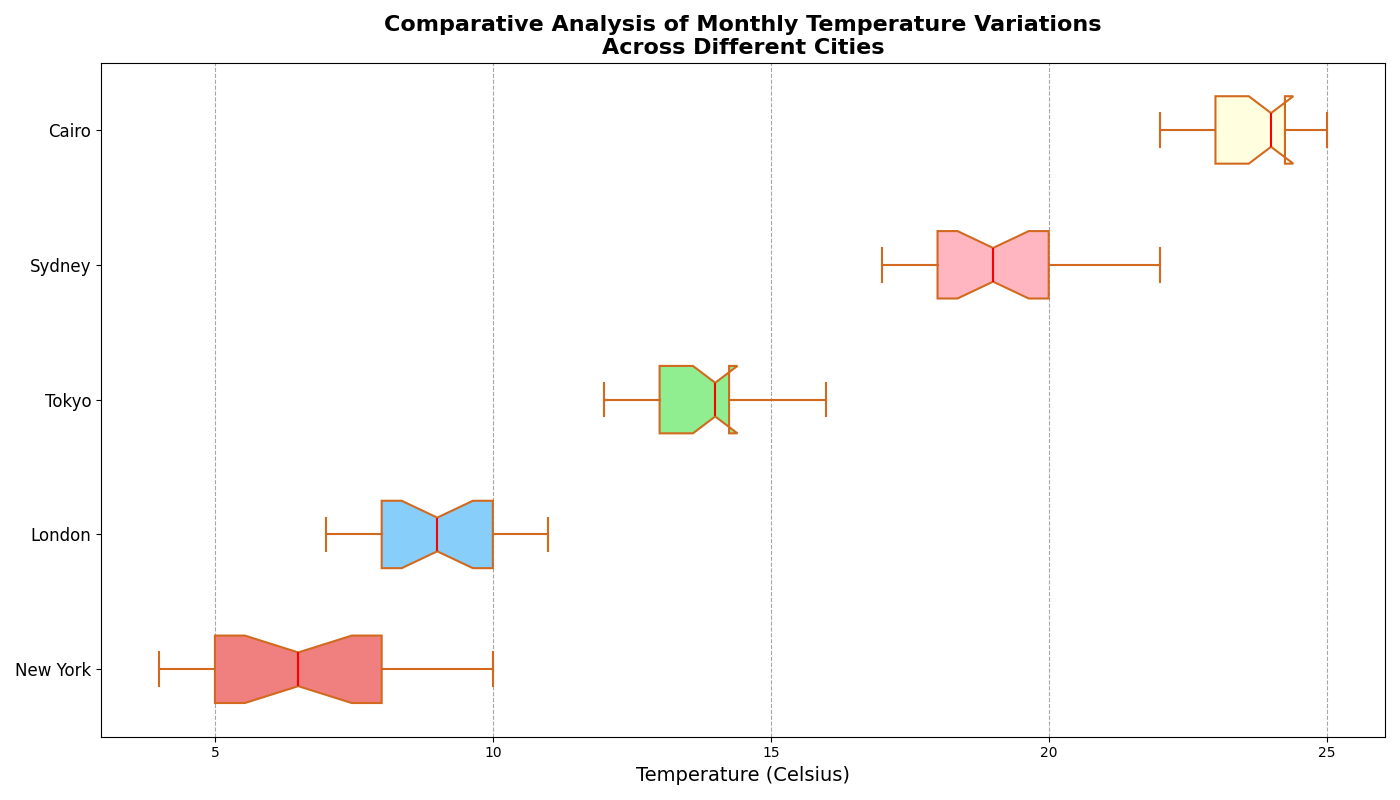

Reproduce this figure in Python.
import matplotlib.pyplot as plt
import numpy as np

# Backstory: Analysis of Monthly Climate Variations in Different Cities
# The goal is to compare the temperature variability within a month in five different cities globally.

# Cities
cities = ['New York', 'London', 'Tokyo', 'Sydney', 'Cairo']

# Monthly temperature data (in Celsius) for each city
temperatures = [
    [5, 6, 8, 7, 6, 5, 7, 8, 9, 4, 5, 5, 6, 7, 8, 5, 6, 7, 10, 6, 7, 5, 8, 9],        # New York
    [7, 8, 10, 9, 8, 8, 9, 10, 11, 8, 9, 8, 10, 9, 8, 9, 10, 11, 10, 9, 8, 10, 9, 8], # London
    [12, 13, 12, 15, 13, 14, 13, 14, 15, 13, 14, 15, 13, 12, 14, 16, 13, 14, 15, 13, 14, 15, 13, 14], # Tokyo
    [18, 20, 19, 21, 22, 18, 20, 17, 20, 21, 19, 17, 18, 19, 20, 18, 19, 17, 20, 19, 21, 17, 18, 20], # Sydney
    [23, 25, 22, 24, 23, 25, 24, 23, 24, 25, 22, 24, 23, 24, 22, 25, 23, 24, 25, 23, 24, 25, 22, 23]  # Cairo
]

# Create the horizontal box plot with customized appearance
fig, ax = plt.subplots(figsize=(14, 8))
bplot = ax.boxplot(temperatures, vert=False, patch_artist=True, notch=True,
                   boxprops=dict(facecolor='wheat', color='chocolate', linewidth=1.5),
                   whiskerprops=dict(color='chocolate', linewidth=1.5),
                   capprops=dict(color='chocolate', linewidth=1.5),
                   medianprops=dict(color='red', linewidth=1.5),
                   flierprops=dict(markerfacecolor='chocolate', marker='o', markersize=6, alpha=0.6))

# Set y-tick labels
ax.set_yticklabels(cities, fontsize=12)

# Set title and labels with adjusted font sizes
ax.set_title('Comparative Analysis of Monthly Temperature Variations\nAcross Different Cities', fontsize=16, fontweight='bold')
ax.set_xlabel('Temperature (Celsius)', fontsize=14)

# Add grid for better readability
ax.xaxis.grid(True, linestyle='--', which='major', color='grey', alpha=0.7)

# Customize the appearance of each box with distinct colors
colors = ['lightcoral', 'lightskyblue', 'lightgreen', 'lightpink', 'lightyellow']
for patch, color in zip(bplot['boxes'], colors):
    patch.set_facecolor(color)

# Automatically adjust layout to prevent any overlap
plt.tight_layout()

# Display the plot
plt.show()
